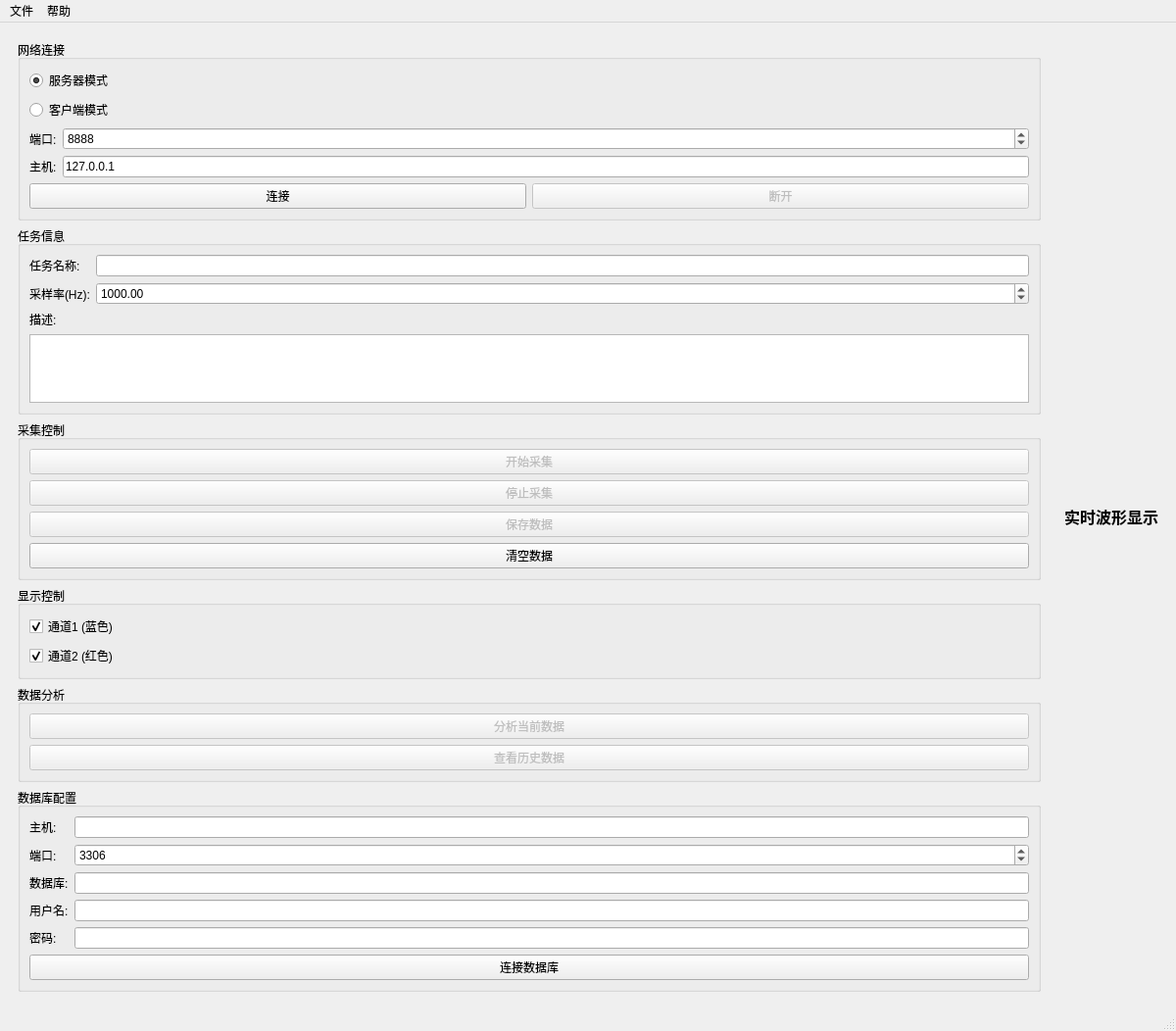
<?xml version="1.0" encoding="UTF-8"?>
<ui version="4.0">
 <class>MainWindow</class>
 <widget class="QMainWindow" name="MainWindow">
  <property name="geometry">
   <rect>
    <x>0</x>
    <y>0</y>
    <width>1200</width>
    <height>800</height>
   </rect>
  </property>
  <property name="windowTitle">
   <string>数据采集与分析系统</string>
  </property>
  <widget class="QWidget" name="centralwidget">
   <layout class="QHBoxLayout" name="horizontalLayout">
    <item>
     <widget class="QWidget" name="leftPanel" native="true">
      <property name="maximumWidth">
       <number>350</number>
      </property>
      <layout class="QVBoxLayout" name="verticalLayout">
       <!-- 网络连接配置 -->
       <item>
        <widget class="QGroupBox" name="connectionGroupBox">
         <property name="title">
          <string>网络连接</string>
         </property>
         <layout class="QVBoxLayout">
          <item>
           <widget class="QRadioButton" name="serverModeRadio">
            <property name="text">
             <string>服务器模式</string>
            </property>
            <property name="checked">
             <bool>true</bool>
            </property>
           </widget>
          </item>
          <item>
           <widget class="QRadioButton" name="clientModeRadio">
            <property name="text">
             <string>客户端模式</string>
            </property>
           </widget>
          </item>
          <item>
           <layout class="QFormLayout">
            <item row="0" column="0">
             <widget class="QLabel" name="label1">
              <property name="text">
               <string>端口:</string>
              </property>
             </widget>
            </item>
            <item row="0" column="1">
             <widget class="QSpinBox" name="serverPortSpinBox">
              <property name="minimum">
               <number>1024</number>
              </property>
              <property name="maximum">
               <number>65535</number>
              </property>
              <property name="value">
               <number>8888</number>
              </property>
             </widget>
            </item>
            <item row="1" column="0">
             <widget class="QLabel" name="label2">
              <property name="text">
               <string>主机:</string>
              </property>
             </widget>
            </item>
            <item row="1" column="1">
             <widget class="QLineEdit" name="clientHostEdit">
              <property name="text">
               <string>127.0.0.1</string>
              </property>
             </widget>
            </item>
           </layout>
          </item>
          <item>
           <layout class="QHBoxLayout">
            <item>
             <widget class="QPushButton" name="connectButton">
              <property name="text">
               <string>连接</string>
              </property>
             </widget>
            </item>
            <item>
             <widget class="QPushButton" name="disconnectButton">
              <property name="text">
               <string>断开</string>
              </property>
              <property name="enabled">
               <bool>false</bool>
              </property>
             </widget>
            </item>
           </layout>
          </item>
         </layout>
        </widget>
       </item>
       
       <!-- 任务信息 -->
       <item>
        <widget class="QGroupBox" name="taskInfoGroupBox">
         <property name="title">
          <string>任务信息</string>
         </property>
         <layout class="QFormLayout">
          <item row="0" column="0">
           <widget class="QLabel" name="label3">
            <property name="text">
             <string>任务名称:</string>
            </property>
           </widget>
          </item>
          <item row="0" column="1">
           <widget class="QLineEdit" name="taskNameEdit"/>
          </item>
          <item row="1" column="0">
           <widget class="QLabel" name="label4">
            <property name="text">
             <string>采样率(Hz):</string>
            </property>
           </widget>
          </item>
          <item row="1" column="1">
           <widget class="QDoubleSpinBox" name="sampleRateSpinBox">
            <property name="maximum">
             <double>1000000</double>
            </property>
            <property name="value">
             <double>1000</double>
            </property>
           </widget>
          </item>
          <item row="2" column="0">
           <widget class="QLabel" name="label5">
            <property name="text">
             <string>描述:</string>
            </property>
           </widget>
          </item>
          <item row="3" column="0" colspan="2">
           <widget class="QTextEdit" name="taskDescEdit">
            <property name="maximumHeight">
             <number>60</number>
            </property>
           </widget>
          </item>
         </layout>
        </widget>
       </item>
       
       <!-- 采集控制 -->
       <item>
        <widget class="QGroupBox" name="controlGroupBox">
         <property name="title">
          <string>采集控制</string>
         </property>
         <layout class="QVBoxLayout">
          <item>
           <widget class="QPushButton" name="startAcquisitionButton">
            <property name="text">
             <string>开始采集</string>
            </property>
            <property name="enabled">
             <bool>false</bool>
            </property>
           </widget>
          </item>
          <item>
           <widget class="QPushButton" name="stopAcquisitionButton">
            <property name="text">
             <string>停止采集</string>
            </property>
            <property name="enabled">
             <bool>false</bool>
            </property>
           </widget>
          </item>
          <item>
           <widget class="QPushButton" name="saveDataButton">
            <property name="text">
             <string>保存数据</string>
            </property>
            <property name="enabled">
             <bool>false</bool>
            </property>
           </widget>
          </item>
          <item>
           <widget class="QPushButton" name="clearDataButton">
            <property name="text">
             <string>清空数据</string>
            </property>
           </widget>
          </item>
         </layout>
        </widget>
       </item>
       
       <!-- 显示控制 -->
       <item>
        <widget class="QGroupBox" name="displayGroupBox">
         <property name="title">
          <string>显示控制</string>
         </property>
         <layout class="QVBoxLayout">
          <item>
           <widget class="QCheckBox" name="channel1CheckBox">
            <property name="text">
             <string>通道1 (蓝色)</string>
            </property>
            <property name="checked">
             <bool>true</bool>
            </property>
           </widget>
          </item>
          <item>
           <widget class="QCheckBox" name="channel2CheckBox">
            <property name="text">
             <string>通道2 (红色)</string>
            </property>
            <property name="checked">
             <bool>true</bool>
            </property>
           </widget>
          </item>
         </layout>
        </widget>
       </item>
       
       <!-- 数据分析 -->
       <item>
        <widget class="QGroupBox" name="analysisGroupBox">
         <property name="title">
          <string>数据分析</string>
         </property>
         <layout class="QVBoxLayout">
          <item>
           <widget class="QPushButton" name="analyzeButton">
            <property name="text">
             <string>分析当前数据</string>
            </property>
            <property name="enabled">
             <bool>false</bool>
            </property>
           </widget>
          </item>
          <item>
           <widget class="QPushButton" name="viewHistoryButton">
            <property name="text">
             <string>查看历史数据</string>
            </property>
            <property name="enabled">
             <bool>false</bool>
            </property>
           </widget>
          </item>
         </layout>
        </widget>
       </item>
       
       <!-- 数据库配置 -->
       <item>
        <widget class="QGroupBox" name="dbConfigGroupBox">
         <property name="title">
          <string>数据库配置</string>
         </property>
         <layout class="QFormLayout">
          <item row="0" column="0">
           <widget class="QLabel" name="label6">
            <property name="text">
             <string>主机:</string>
            </property>
           </widget>
          </item>
          <item row="0" column="1">
           <widget class="QLineEdit" name="dbHostEdit"/>
          </item>
          <item row="1" column="0">
           <widget class="QLabel" name="label7">
            <property name="text">
             <string>端口:</string>
            </property>
           </widget>
          </item>
          <item row="1" column="1">
           <widget class="QSpinBox" name="dbPortSpinBox">
            <property name="maximum">
             <number>65535</number>
            </property>
            <property name="value">
             <number>3306</number>
            </property>
           </widget>
          </item>
          <item row="2" column="0">
           <widget class="QLabel" name="label8">
            <property name="text">
             <string>数据库:</string>
            </property>
           </widget>
          </item>
          <item row="2" column="1">
           <widget class="QLineEdit" name="dbNameEdit"/>
          </item>
          <item row="3" column="0">
           <widget class="QLabel" name="label9">
            <property name="text">
             <string>用户名:</string>
            </property>
           </widget>
          </item>
          <item row="3" column="1">
           <widget class="QLineEdit" name="dbUserEdit"/>
          </item>
          <item row="4" column="0">
           <widget class="QLabel" name="label10">
            <property name="text">
             <string>密码:</string>
            </property>
           </widget>
          </item>
          <item row="4" column="1">
           <widget class="QLineEdit" name="dbPasswordEdit"/>
          </item>
          <item row="5" column="0" colspan="2">
           <widget class="QPushButton" name="connectDbButton">
            <property name="text">
             <string>连接数据库</string>
            </property>
           </widget>
          </item>
         </layout>
        </widget>
       </item>
       
       <item>
        <spacer name="verticalSpacer">
         <property name="orientation">
          <enum>Qt::Vertical</enum>
         </property>
         <property name="sizeHint" stdset="0">
          <size>
           <width>20</width>
           <height>40</height>
          </size>
         </property>
        </spacer>
       </item>
      </layout>
     </widget>
    </item>
    
    <!-- 波形显示区域 -->
    <item>
     <widget class="QWidget" name="waveformPanel" native="true">
      <layout class="QVBoxLayout" name="waveformLayout">
       <item>
        <widget class="QLabel" name="titleLabel">
         <property name="text">
          <string>实时波形显示</string>
         </property>
         <property name="alignment">
          <set>Qt::AlignCenter</set>
         </property>
         <property name="font">
          <font>
           <pointsize>12</pointsize>
           <weight>75</weight>
           <bold>true</bold>
          </font>
         </property>
        </widget>
       </item>
      </layout>
     </widget>
    </item>
   </layout>
  </widget>
  <widget class="QMenuBar" name="menubar">
   <property name="geometry">
    <rect>
     <x>0</x>
     <y>0</y>
     <width>1200</width>
     <height>21</height>
    </rect>
   </property>
   <widget class="QMenu" name="menuFile">
    <property name="title">
     <string>文件</string>
    </property>
    <addaction name="actionExit"/>
   </widget>
   <widget class="QMenu" name="menuHelp">
    <property name="title">
     <string>帮助</string>
    </property>
    <addaction name="actionAbout"/>
   </widget>
   <addaction name="menuFile"/>
   <addaction name="menuHelp"/>
  </widget>
  <widget class="QStatusBar" name="statusbar"/>
  <action name="actionExit">
   <property name="text">
    <string>退出</string>
   </property>
  </action>
  <action name="actionAbout">
   <property name="text">
    <string>关于</string>
   </property>
  </action>
 </widget>
 <resources/>
 <connections>
  <connection>
   <sender>actionExit</sender>
   <signal>triggered()</signal>
   <receiver>MainWindow</receiver>
   <slot>close()</slot>
  </connection>
 </connections>
</ui>
